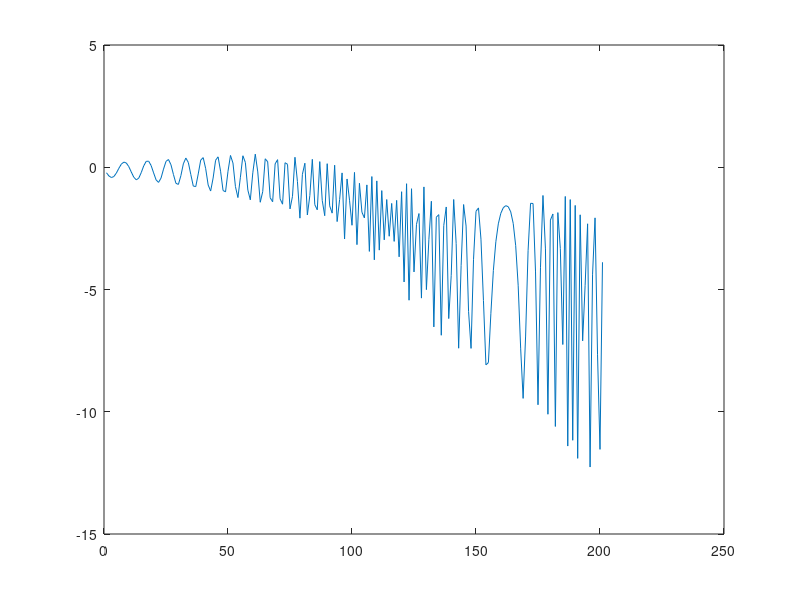

MATLAB code to generate this figure:
clc
clear
load inv1data
Freq = D10mm(:,1);


%%



for i = 1:length(degrees)
    D10C(:,i) = complex(D10mm(:,i+1),D10mm(:,i+2));
end
% ppol(D10C,degrees,Freq)

for i = 1:length(Freq)
    D = [D10C(i,1:15),D10C(i,19:end)]';
    B = [D10C(i,16:18)]';
    AC(i) = 10*log10((abs(B'*B).*21)./(abs(D'*D).*3));
end
semilogx(Freq,AC)



%%

for i = 1:length(degrees)
    D20C(:,i) = complex(D20mm(:,i+1),D20mm(:,i+2));
end
% ppol(D20C,degrees,Freq)


%%
for i = 1:length(degrees)
    D30C(:,i) = complex(D30mm(:,i+1),D30mm(:,i+2));
end
% ppol(D30C,degrees,Freq)

for i = 1:length(Freq)
    D = [D30C(i,1:11),D30C(i,13:end)]';
    B = D30C(i,12);
    AC(i) = 10*log10((abs(B'*B).*23)./(abs(D'*D)));
end


plot(AC)















%%
function ppol(DD,deg,f)
    for i = 1:2:201
        polarplot(deg.*pi/180,20*log10(abs(DD(i,:)./.00002)));
        title(['Freq = ' num2str(f(i))])
        rlim([min(20*log10(abs(DD(i,:)./.00002)))-2 max(20*log10(abs(DD(i,:)./.00002)))+2])
        pause(.5)
        
    end
end

